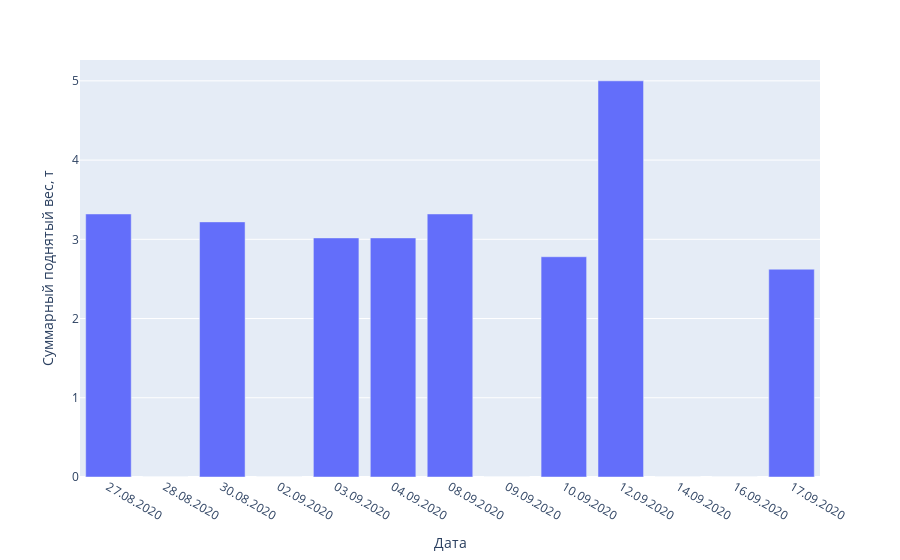
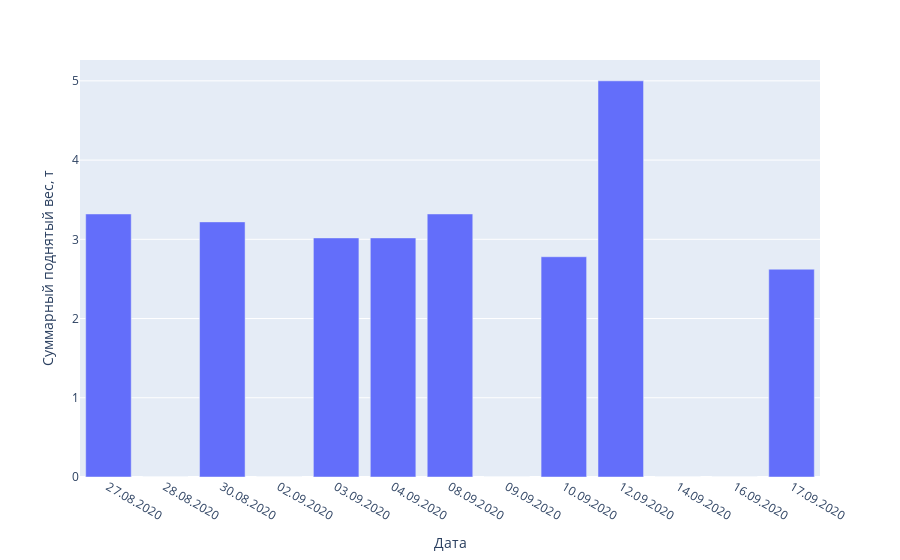

Notebook source saved alongside these figures, in order:
### Code cell
dates = dfm["Date"]
N = dates.size
f = lambda w,c: w * c

score = np.zeros(N)
for i, _date in enumerate(dates):
    df = pd.read_excel('workout.xlsx', sheet_name=_date)
    try:
        weight = df["Bench press, weight"]
        count = df["Bench press, count"]
        y = np.zeros(count.size)

        for j in range(count.size):
            y[j] = f(weight[j],count[j])
            
        score[i] = np.sum(y)
    except:
        continue
    
fig = px.bar(dfm, y=score/1000, x="Date", labels={"y": "Суммарный поднятый вес, т", "Date":"Дата"})
fig.show()
plotly.offline.iplot(fig, filename='sumweight.png')

### Figure 1 — Plotly figure (JSON) as saved in the notebook; plotly's stock layout.template omitted (floating-point values rounded to 4 significant figures)
{"data": [{"alignmentgroup": "True", "hovertemplate": "Дата=%{x}<br>Суммарный поднятый вес, т=%{y}<extra></extra>", "legendgroup": "", "marker": {"color": "#636efa"}, "name": "", "offsetgroup": "", "orientation": "v", "showlegend": false, "textposition": "auto", "type": "bar", "x": ["27.08.2020", "28.08.2020", "30.08.2020", "02.09.2020", "03.09.2020", "04.09.2020", "08.09.2020", "09.09.2020", "10.09.2020", "12.09.2020", "14.09.2020", "16.09.2020", "17.09.2020"], "xaxis": "x", "y": [3.32, 0, 3.22, 0, 3.018, 3.018, 3.32, 0, 2.78, 5, 0, 0, 2.623], "yaxis": "y"}], "layout": {"barmode": "relative", "legend": {"tracegroupgap": 0}, "margin": {"t": 60}, "xaxis": {"anchor": "y", "domain": [0, 1], "title": {"text": "Дата"}}, "yaxis": {"anchor": "x", "domain": [0, 1], "title": {"text": "Суммарный поднятый вес, т"}}}}

### Figure 2 — Plotly figure (JSON) as saved in the notebook; plotly's stock layout.template omitted (floating-point values rounded to 4 significant figures)
{"data": [{"alignmentgroup": "True", "hovertemplate": "Дата=%{x}<br>Суммарный поднятый вес, т=%{y}<extra></extra>", "legendgroup": "", "marker": {"color": "#636efa"}, "name": "", "offsetgroup": "", "orientation": "v", "showlegend": false, "textposition": "auto", "type": "bar", "x": ["27.08.2020", "28.08.2020", "30.08.2020", "02.09.2020", "03.09.2020", "04.09.2020", "08.09.2020", "09.09.2020", "10.09.2020", "12.09.2020", "14.09.2020", "16.09.2020", "17.09.2020"], "xaxis": "x", "y": [3.32, 0, 3.22, 0, 3.018, 3.018, 3.32, 0, 2.78, 5, 0, 0, 2.623], "yaxis": "y"}], "layout": {"barmode": "relative", "legend": {"tracegroupgap": 0}, "margin": {"t": 60}, "xaxis": {"anchor": "y", "domain": [0, 1], "title": {"text": "Дата"}}, "yaxis": {"anchor": "x", "domain": [0, 1], "title": {"text": "Суммарный поднятый вес, т"}}}}
